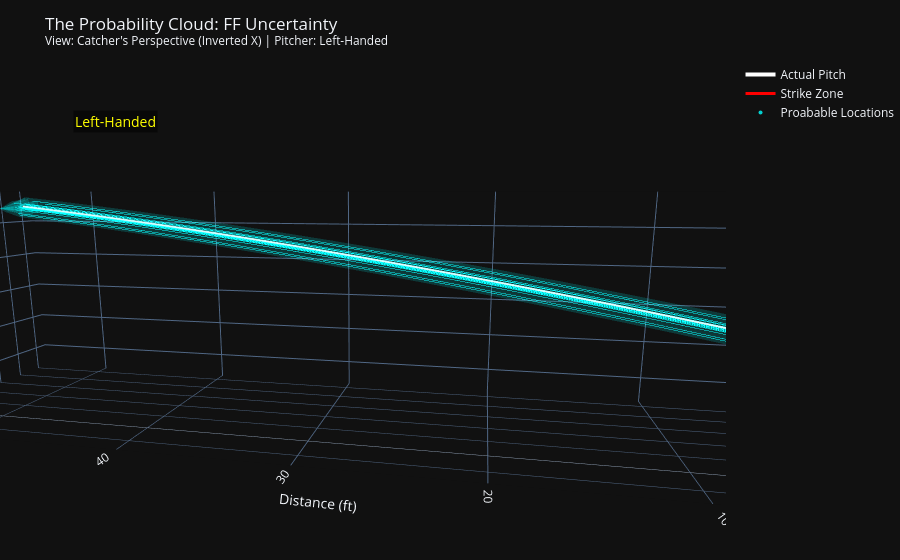

The notebook cell saved with this chart:
### Markdown cell above
## Select a Pitch

### Code cell
# --- FORCE REFRESH FOR CORBIN BURNES ---
target_name = 'Snell, Blake'

# 1. Selection
try:
    top_pitcher = df[df['player_name'] == target_name]['pitcher'].iloc[0]
except IndexError:
    print(f"ERROR: {target_name} not found! Falling back to mode.")
    top_pitcher = df['pitcher'].mode()[0]

pitcher_name = df[df['pitcher'] == top_pitcher]['player_name'].iloc[0]
print(f"CONFIRMED SELECTED PITCHER: {pitcher_name}")

# 2. Get Data
pitcher_df = df[df['pitcher'] == top_pitcher]
pitch_type = pitcher_df['pitch_type'].mode()[0]
row = pitcher_df[pitcher_df['pitch_type'] == pitch_type].iloc[0] # Take first pitch

# 3. Generate & Visualize
cloud_trajs = generate_pitch_cloud(row, n_samples=200)
actual_traj = calculate_trajectory(row)

fig = visualize_pitch_cloud(actual_traj, cloud_trajs, pitch_type=pitch_type)
fig.show()
